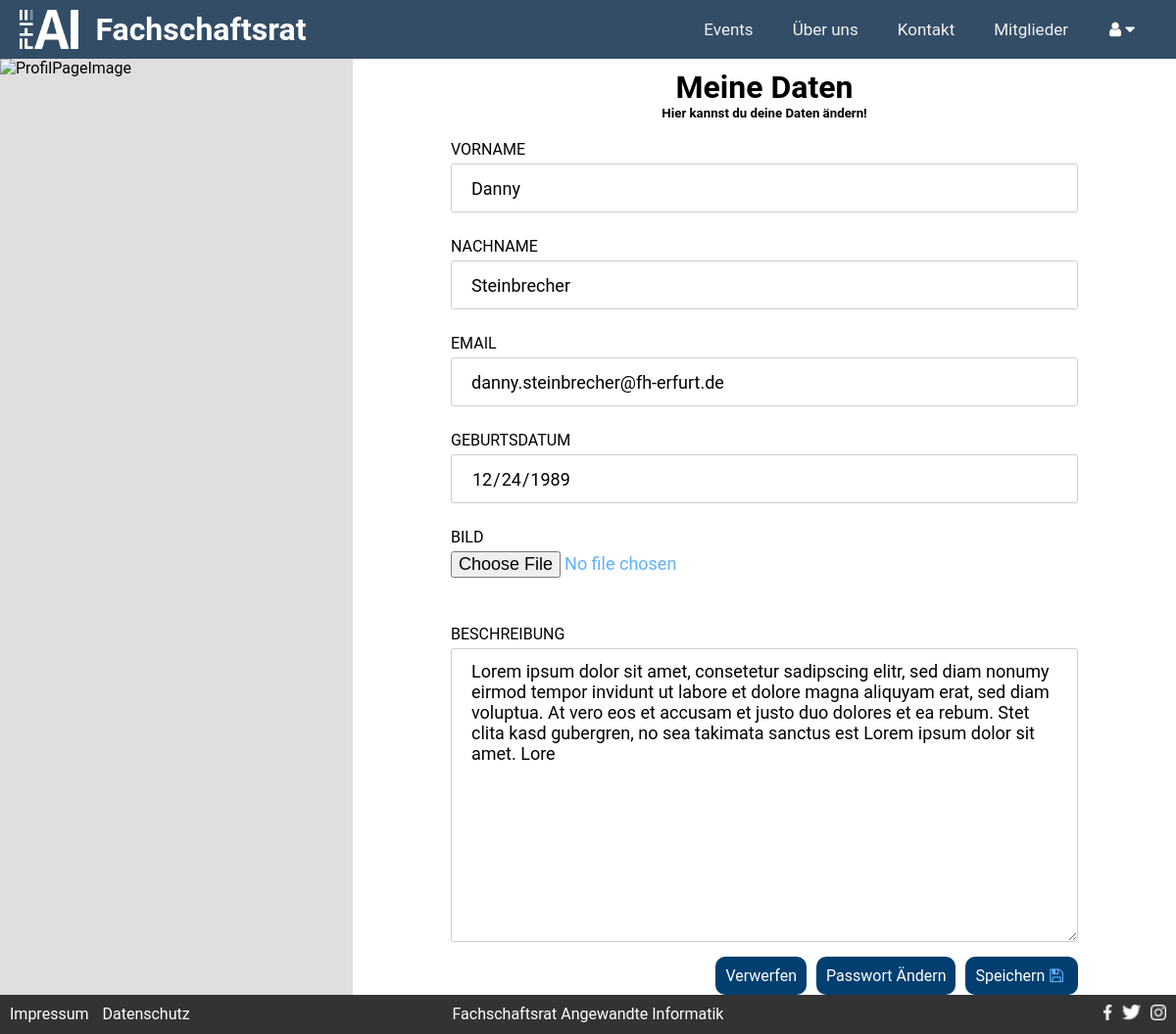
The app's page /index.php/?c=pages&a=profil (signed in) with its own data.
### tables this page shows
CREATE TABLE IF NOT EXISTS `USER` (
  `ID` INT NOT NULL AUTO_INCREMENT,
  `CREATED_AT` TIMESTAMP NOT NULL DEFAULT CURRENT_TIMESTAMP,
  `UPDATED_AT` TIMESTAMP NULL DEFAULT NULL ON UPDATE CURRENT_TIMESTAMP,
  `FIRSTNAME` VARCHAR(21) NOT NULL,
  `LASTNAME` VARCHAR(24) NOT NULL,
  `DATE_OF_BIRTH` DATE NOT NULL,
  `DESCRIPTION` TEXT NULL,
  `PICTURE` VARCHAR(32) NULL,
  `EMAIL` VARCHAR(62) NOT NULL,
  `PASSWORD` VARCHAR(255) NOT NULL,
  `ROLE_ID` INT NOT NULL,
  PRIMARY KEY (`ID`),
  INDEX `fk_USER_ROLE1_idx` (`ROLE_ID` ASC),
  CONSTRAINT `fk_USER_ROLE1`
    FOREIGN KEY (`ROLE_ID`)
    REFERENCES `ROLE` (`ID`)
    ON DELETE NO ACTION
    ON UPDATE NO ACTION);

### models/baseModel.class.php (called while the page is built, shortened)
<?php
abstract class BaseModel
{
    public static function tablename()
    {
        $class = get_called_class();
        if(defined($class.'::TABLENAME'))
        {
            return $class::TABLENAME;
        }
        return null;
    }
    public static function findOne($where = '')
    {
        $db  = $GLOBALS['db'];
        $result = null;
        try
        {
            $sql = 'SELECT * FROM ' . self::tablename();
            if(!empty($where))
            {
                $sql .= ' WHERE ' . $where .  ';';
            }
            $result = $db->query($sql)->fetch();
        }
        catch(\PDOException $e)
        {
            die('Select statment failed: ' . $e->getMessage());
        }
        return $result;
    }
}

### controller/pages_controller.php (called while the page is built, shortened)
<?php
class PagesController extends Controller{
    public function actionProfil(){
        $where = 'ID = '. $_SESSION['userId'];
        $user = User::findOne($where);
    }
}

### views/pages/profil.php (the view)
<div class="SitePicture" id="fadeInImg">
    <img class="center" src="<?=ROOTPATH.'assets/images/matrix.jpg'?>" alt="ProfilPageImage">
</div>
<div action="#" method="post" class="Content" id="fadeIn">
    <form autocomplete= "off">
        <h1>Meine Daten</h1>
        <h5>Hier kannst du deine Daten ändern!</h5>
        <label for="frontname">VORNAME </label>
        <input type = "text" id="frontname" name="frontname"
                value = "<?=htmlspecialchars($userProfil['FIRSTNAME'])?>">
        <label for="rearname">NACHNAME </label>
        <input type = "text" id="rearname" name="rearname"
               value = "<?=htmlspecialchars($userProfil['LASTNAME'])?>">
        <label for="email">EMAIL </label>
        <input type = "email" id="email" name="email"
               value = "<?=htmlspecialchars($userProfil['EMAIL'])?>">
        <label for="dateOfBirth">GEBURTSDATUM </label>
        <input type = "date" id="dateOfBirth" name="dateOfBirth"
               value = "<?=htmlspecialchars($userProfil['DATE_OF_BIRTH'])?>">
        <label for="picture">BILD </label>
        <input type = "file"  accept=".jpg, .jpeg, .png" id="picture" name="picture"
               value = "<?=htmlspecialchars($userProfil['PICTURE'])?>">
        <label for="description">BESCHREIBUNG  </label>
            <textarea name="description" id="description" cols="44" rows="5"><?=htmlspecialchars($userProfil['DESCRIPTION'])?></textarea>
        <button type="submit">Speichern<i class="fa fa-floppy-o" aria-hidden="true"></i></button>
        <button type="button">Passwort Ändern</button>
        <button type="reset"> Verwerfen</button>
    </form>
</div>

### assets/css/design.css (style rules this page uses)
html, body { background: #dfdfdf; height:100%; margin:0; padding:0; overflow: hidden; }
* { margin: 0; padding: 0; border: 0; font-family: 'Roboto', sans-serif; box-sizing: border-box; }
.center { display: block; margin-left: auto; margin-right: auto; width: 50%; }
.Content { background: #ffffff; height: calc(100% - 100px); position: relative; overflow: auto; padding: 10px 20px 10px 20px; }
.Content h1 { text-align: center; }
.Content button { font-size: 16px; text-align: center; background-color: #003F70; padding: 10px; text-decoration: none; color: white; border-radius:10px; }
.Content button { margin-top: 10px; }
.Content button i { margin: 0 5px 0 5px; }
.Content label { width: 100%; }
.SitePicture { height: calc(100% - 100px); position: relative; overflow:hidden; width:30%; float: left; }
.SitePicture img { height: 100%; width: 100%; }
div#fadeIn { animation: animationFadeIn ease 3s; }
div#fadeInImg { animation: animationFadeIn ease 1.5s; }
form { width: 80%; max-width: 40em; margin-right: auto; margin-left: auto; position: relative; }
form h1 { text-align: center; }
form h5 { text-align: center; }
form input, form textarea, form select { display: block; background-color: #ffffff; width: 100%; height: 50px; font-size: 18px; padding: 12px 20px; margin: 5px 0 5px; border-style: solid; border-width: 1px; border-color: #CECECE; border-radius: 3px; }
form textarea { height: 300px; resize: vertical; }
form i { color: #60B0FF; margin-left: 10px; }
form [type="file"] { padding: 0; border-style: none; color: #60B0FF; }
form [type="date"] { background:#fff url(https://cdn1.iconfinder.com/data/icons/cc_mono_icon_set/blacks/16x16/calendar_2.png) 97% 50% no-repeat ; }
form label { float: left; text-align: left; margin-top: 20px; margin-bottom: 5px; }
form button { float: right; margin: 5px 0 5px 10px; }

### records on screen
user: frontname "Danny", rearname "Steinbrecher", email "danny.steinbrecher@fh-erfurt.de", dateOfBirth "12/24/1989", description "Lorem ipsum dolor sit amet, consetetur sadipscing elitr, sed diam nonumy eirmod tempor invidunt ut labore et dolore magna aliquyam erat, sed diam voluptua. At vero eos et accusam et justo duo dolores et ea rebum. Stet clita kasd gubergren, no sea takimata sanctus est Lorem ipsum dolor sit amet. Lore"
